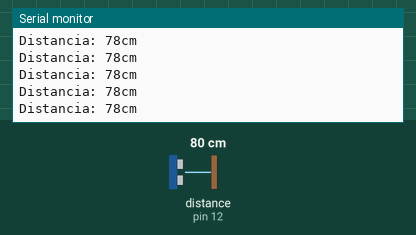
A sketch run on a simulated Arduino Uno, built with avr-gcc and run on an emulated ATmega328P. Shown: the last lines printed to the serial monitor. Wiring (inferred from the names in the program): ultrasonic range finder: trigger pin 13; echo pin 12. Inputs (shaded band) come from the test bench; at power-on: distance to the obstacle (sensor on pin 12) 80 cm. The echo pulse lasts 58.3 µs per cm.

Above: at 1.2 s.
1.3 s: distance to the obstacle (sensor on pin 12) set to 2 cm
At 1.38 s:
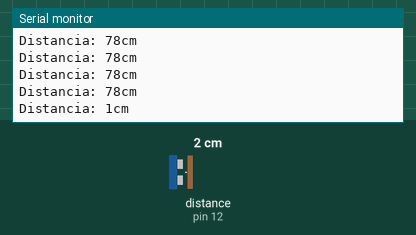
4.3 s: distance to the obstacle (sensor on pin 12) set to 250 cm
At 4.41 s:
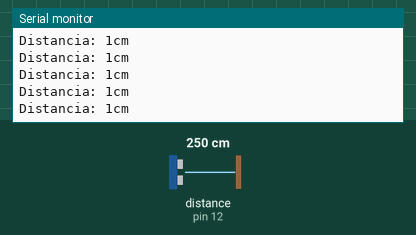
Timing chart, 0 to 7.3 s (numbered marks = the images above; inputs shaded):
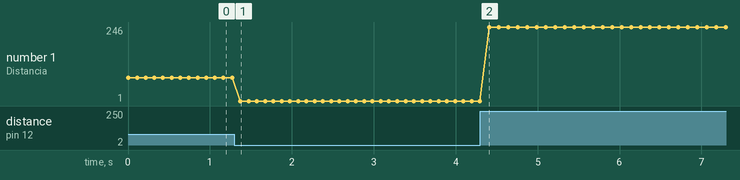

Measured:
- after the input at 1.3 s, the serial monitor: prints a new line after 0.07 s (image 1)
- plotted number 1: 78 → 1 after the input at 1.3 s, 1 → 246 after the input at 4.3 s

The sketch:

prueba_ultrasonidos.ino
```cpp
const int TRG = 13;   //Pin digital 2 para el Trigger del sensor
const int EC = 12;   //Pin digital 3 para el echo del sensor
int t;
int d;

void setup() {
  Serial.begin(9600);              //inicializar comunicación
  pinMode(TRG, OUTPUT);
  pinMode(EC, INPUT);
  digitalWrite(TRG, LOW);      //Inicializar pin de trigger en 0
}

void loop() {

  long t;                          //tiempo de retardo del eco
  long d;                          //distancia del objeto

  digitalWrite(TRG, HIGH);
  delayMicroseconds(10);           //pulso de 10us
  digitalWrite(TRG, LOW);

  t = pulseIn(EC, HIGH);           //se mide el ancho del pulso
  d = t / 59;                      //convcersion a cm


  Serial.print("Distancia: ");
  Serial.print(d);
  Serial.print("cm");
  Serial.println();
  delay(100);

}
```
